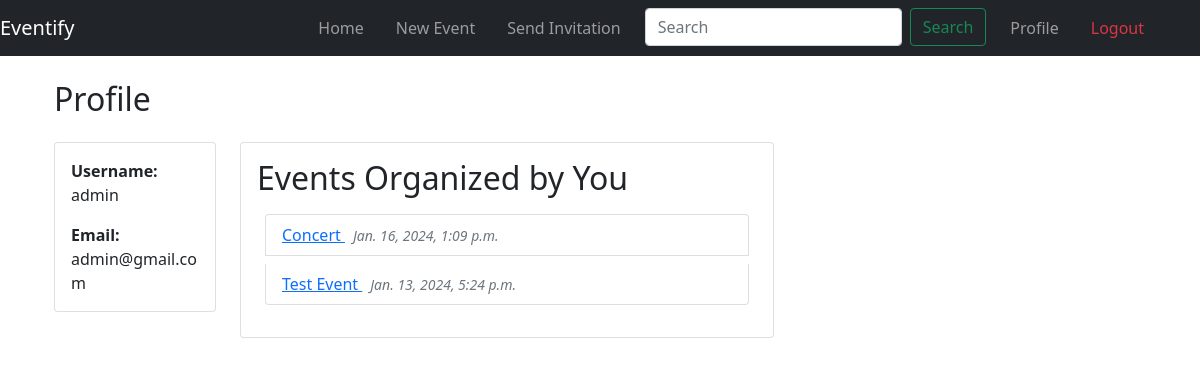
The page /profile/ (signed in) on the database as committed earlier.
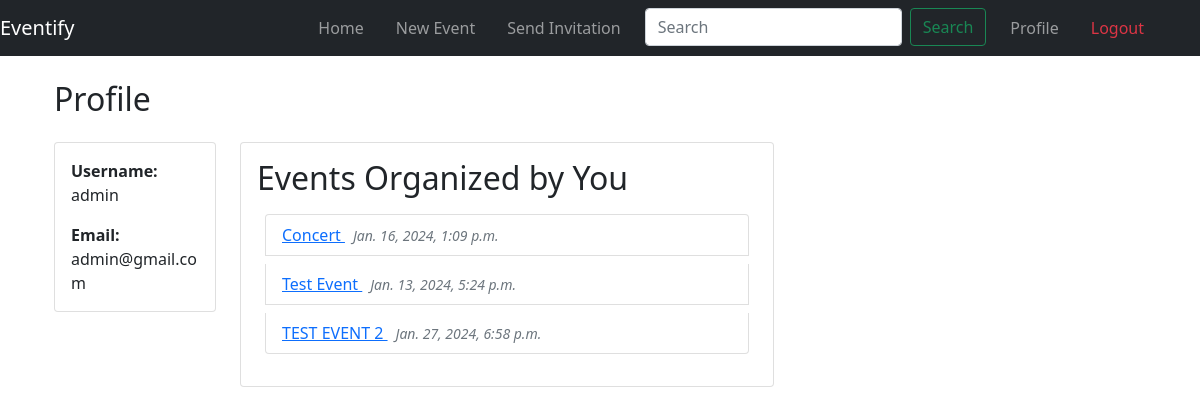
The same page on the database as committed later.
### event/models.py (models this page shows, shortened)
class Event(models.Model):
    title = models.CharField(max_length=200)
    description = models.TextField()
    date = models.DateTimeField()
    location = models.ForeignKey(Location, on_delete=models.CASCADE , related_name='location_events')
    category = models.ForeignKey(Category, on_delete=models.PROTECT, related_name="events")
    organizer = models.ForeignKey(User, related_name='organized_events', on_delete=models.CASCADE)
    attendees = models.ManyToManyField(User, related_name='attended_events', blank=True)

### event/views.py (the view)
# urls.py: path('profile/', ProfileView.as_view(), name='profile'),
class ProfileView(LoginRequiredMixin, ListView):
    model = Event
    template_name = 'profile.html'
    context_object_name = 'user_events'
    def get_queryset(self):
        return Event.objects.filter(organizer=self.request.user)

### event/templates/profile.html
{% extends 'base.html' %} {% block content %}
<div class="container">
  <h2 class="mt-4 mb-4">Profile</h2>
  <div class="row">
    <div class="col-md-2">
      <div class="card">
        <div class="card-body">
          <p class="card-text">
            <strong>Username:</strong> {{ user.username }}
          </p>
          {% if user.email%}
          <p class="card-text"><strong>Email:</strong> {{ user.email }}</p>
          {% endif %}
        </div>
      </div>
    </div>
    <div class="col-md-6">
      <div class="card">
        <div class="card-body">
          <h2 class="card-title">Events Organized by You</h2>
          <ul class="list-group p-2">
            {% for event in user_events %}
            <li class="list-group-item mb-2">
              <a href="{% url 'event_details' event.id %}">
                {{ event.title }}
              </a>
              <span class="ms-2 small text-muted fst-italic">
                {{ event.date }}
              </span>
            </li>
            {% endfor %}
          </ul>
        </div>
      </div>
    </div>
  </div>
</div>
{% endblock %}

Rows that differ between the two databases and show on the page:
added Event: title "TEST EVENT 2", date "Jan. 27, 2024, 6:58 p.m."
